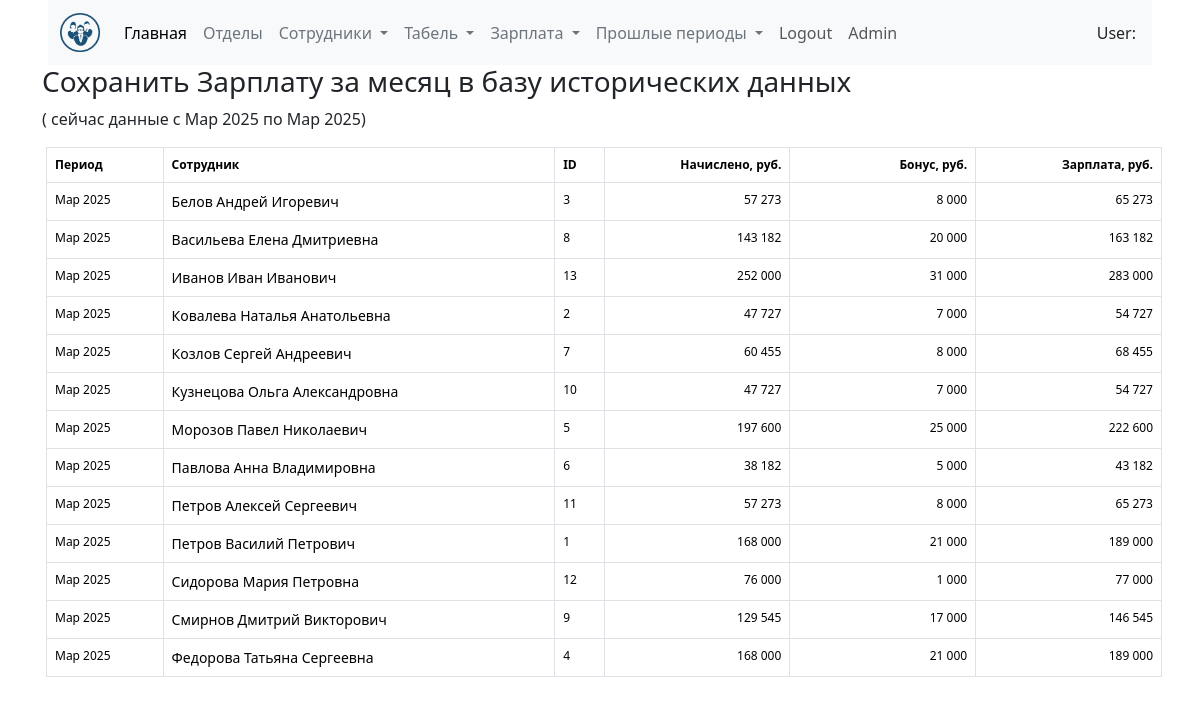
Page /history-salary on the committed database.
### hr_data/models.py (models this page shows, shortened)
class SalaryHistory(models.Model):
    period=models.DateField(verbose_name="Период")
    code = models.CharField(max_length=20, verbose_name="Код сотрудника")
    employee = models.CharField(max_length=150, verbose_name="Сотрудник")
    accrued_salary = models.FloatField(
        verbose_name="Начислено за отработанное время, руб."
    )
    bonus = models.FloatField(verbose_name="Бонус, руб.")
    salary = models.FloatField(verbose_name="Зарплата, руб.")
    created_date = models.DateTimeField(auto_now_add=True, verbose_name="Дата создания")
    updated_date = models.DateTimeField(auto_now=True, verbose_name="Дата обновления")
    class Meta:
        verbose_name = "историческия зарплата"
        verbose_name_plural = "История-Зарплата"
        ordering = ['-period', 'employee']

### hr_data/views.py (the view, shortened to what this page needs)
# urls.py: path("history-salary", history_salary, name="history_salary"),
def history_salary(request):
    form = DateSalaryInput()
    ft_date = SalaryHistory.objects.first().period
    lt_date = SalaryHistory.objects.last().period
    objects = SalaryHistory.objects.all()
    return render(
        request,
        "hr_data_history/history_salary.html",
        {
            "form": form,
            "salary_list": objects,
            "first_date": ft_date,
            "last_date": lt_date,
        },
    )

### hr_data/templates/hr_data_history/history_salary.html (shortened to what this page needs)
{% extends 'base.html' %}
{% load humanize %}
{% block content %}
<div class="container">
    <h3>Сохранить Зарплату за месяц в базу исторических данных </h3>
    {% if salary_list %}
    <p>( сейчас данные с {{last_date|date:"M Y"}} по {{first_date|date:"M Y"}})</p>
    {% endif %}
    <table class="table table-bordered mt-2 mx-1" style="font-size: 12px;">
        <thead>
            <tr>
                <th>Период</th>
                <th>Сотрудник</th>
                <th>ID</th>
                <th class="col-2 text-end">Начислено, руб.</th>
                <th class="col-2 text-end">Бонус, руб.</th>
                <th class="col-2 text-end">Зарплата, руб.</th>
            </tr>
        </thead>
        <tbody>
            {% for data in salary_list %}
            <tr>
                <td>{{ data.period|date:"M Y" }}</td>
                <td style="font-size: 14px; font-weight: 500;">{{ data.employee }}</td>
                <td>{{ data.code }}</td>
                <td class="col-2 text-end">{{ data.accrued_salary|floatformat:0|intcomma }}</td>
                <td class="col-2 text-end">{{ data.bonus|floatformat:0|intcomma }}</td>
                <td class="col-2 text-end">{{ data.salary|floatformat:0|intcomma }}</td>
            </tr>
            {% endfor %}
        </tbody>
    </table>
</div>
{% endblock %}

### rows in the picture
SalaryHistory: period "Мар 2025", employee "Федорова Татьяна Сергеевна", code "4", accrued_salary "168 000", bonus "21 000", salary "189 000"
SalaryHistory: period "Мар 2025", employee "Белов Андрей Игоревич", code "3", accrued_salary "57 273", bonus "8 000", salary "65 273"
SalaryHistory: period "Мар 2025", employee "Васильева Елена Дмитриевна", code "8", accrued_salary "143 182", bonus "20 000", salary "163 182"
SalaryHistory: period "Мар 2025", employee "Иванов Иван Иванович", code "13", accrued_salary "252 000", bonus "31 000", salary "283 000"
SalaryHistory: period "Мар 2025", employee "Ковалева Наталья Анатольевна", code "2", accrued_salary "47 727", bonus "7 000", salary "54 727"
SalaryHistory: period "Мар 2025", employee "Козлов Сергей Андреевич", code "7", accrued_salary "60 455", bonus "8 000", salary "68 455"
SalaryHistory: period "Мар 2025", employee "Кузнецова Ольга Александровна", code "10", accrued_salary "47 727", bonus "7 000", salary "54 727"
SalaryHistory: period "Мар 2025", employee "Морозов Павел Николаевич", code "5", accrued_salary "197 600", bonus "25 000", salary "222 600"
SalaryHistory: period "Мар 2025", employee "Павлова Анна Владимировна", code "6", accrued_salary "38 182", bonus "5 000", salary "43 182"
SalaryHistory: period "Мар 2025", employee "Петров Алексей Сергеевич", code "11", accrued_salary "57 273", bonus "8 000", salary "65 273"
SalaryHistory: period "Мар 2025", employee "Петров Василий Петрович", code "1", accrued_salary "168 000", bonus "21 000", salary "189 000"
SalaryHistory: period "Мар 2025", employee "Сидорова Мария Петровна", code "12", accrued_salary "76 000", bonus "1 000", salary "77 000"
SalaryHistory: period "Мар 2025", employee "Смирнов Дмитрий Викторович", code "9", accrued_salary "129 545", bonus "17 000", salary "146 545"
